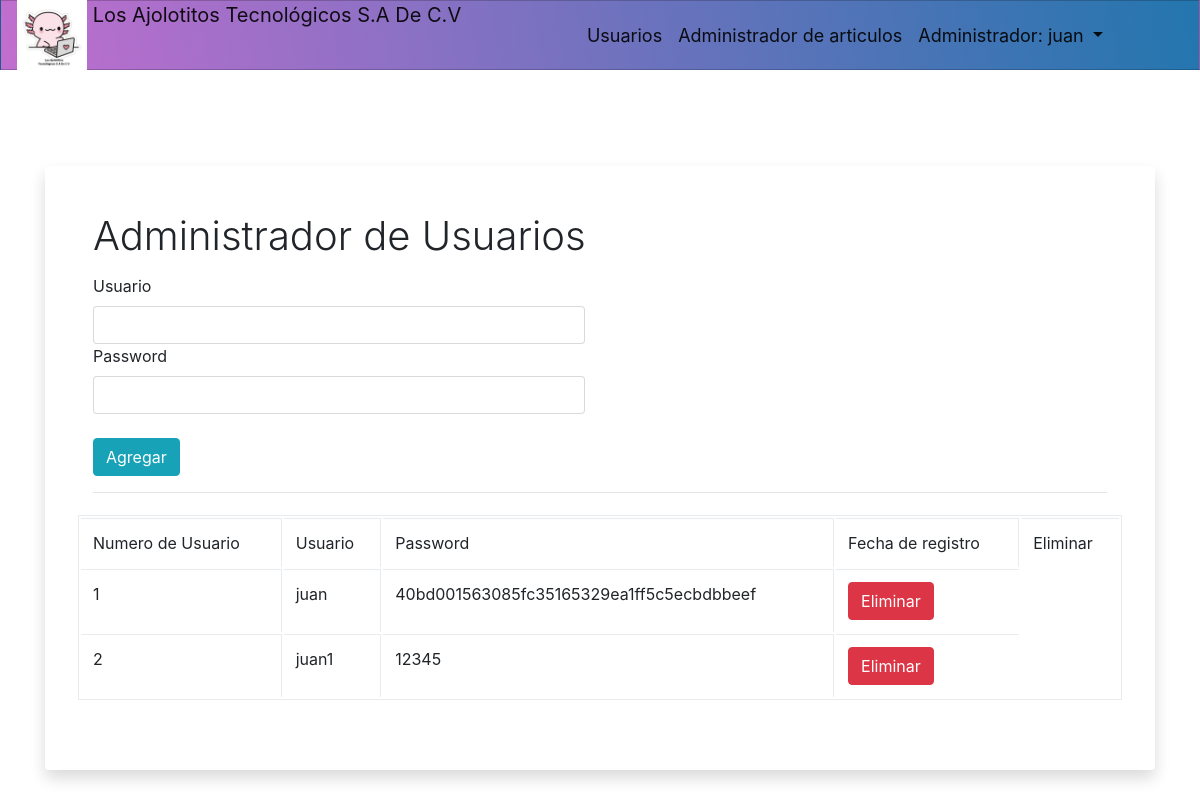
The page /administrador/vistas/usuarios.php (signed in) on the database its author committed.
### tables this page shows
CREATE TABLE `t_usuarios` (
  `id` int(11) NOT NULL,
  `usuario` varchar(255) DEFAULT NULL,
  `password` varchar(255) DEFAULT NULL,
  `fecha` date NOT NULL DEFAULT current_timestamp()
);

### administrador/clases/metodosCrud.php (called while the page is built)
<?php
class metodos{
    public function mostrarDatos($sql){
        $c= new conectar();
        $conexion=$c->conexion();
        $result=mysqli_query($conexion,$sql);
        return mysqli_fetch_all($result,MYSQLI_ASSOC);
    }
}

### administrador/vistas/usuarios.php (the view, shortened to what this page needs)
<?php session_start();
require_once "../clases/metodosCrud.php";
if (isset($_SESSION['usuario'])) {
?>
<?php include "header.php"; ?>
    <div class="container">
        <div class="card border-0 shadow my-5">
            <div class="card-body p-5">
                <h1 class="font-weight-light">Administrador de Usuarios</h1>
                <p class="lead">
                    <div class="row">
                        <div class="col">
                            <form action="procesos/insertar.php" method="POST">
                                <div class="row">
                                    <div class="col-sm-6">
                                        <label for="gasto">Usuario</label>
                                        <input type="text" require class="form-control" name="gasto" required>
                                        <label for="gasto">Password</label>
                                        <input type="password" require class="form-control" name="concepto" required>
                                        <br>
                                        <button class="btn btn-info">Agregar</button>
                                    </div>
                                </div>
                            </form>
                        </div>
                    </div>
                    <hr>
                    <div class="row">
                    <table class="table table-hover table-condensed table-bordered" id="iddatatable">
                        <tr>
                                <td>Numero de Usuario</td>
                                <td>Usuario</td>
                                <td>Password</td>
                                <td>Fecha de registro</td>
                                <td>Eliminar</td>
                            </tr>
                                <?php
                                    $obj= new metodos();
                                    $sql="SELECT id,
                                    usuario,
                                    password ,fecha
                                    FROM t_usuarios";
                                    $datos=$obj->mostrarDatos($sql);
                                    foreach ($datos as $key){
                                ?>
                            <tr>
                                <td><?php echo $key ['id'];?></td>
                                <td><?php echo $key ['usuario'];?></td>
                                <td><?php echo $key ['password'];?></td>
                                <td><a href="procesos/eliminar.php?id=<?php echo $key['id']?>"><button class="btn btn-danger">Eliminar</button></a></td>
                            </tr>
                                <?php
                                    }
                                ?>
                        </table>
                    </div>
                </p>
            </div>
        </div>
    </div>
<?php
}else{
    header("location:../vistas/usuarios.php");
}
?>

### administrador/css/navbar.css (style rules this page uses)
* { box-sizing: border-box; padding: 0; margin: 0; }
body { font-family: "Josefin Sans", sans-serif; }

### rows shown on the page
t_usuarios: id "1", usuario "juan", password "40bd001563085fc35165329ea1ff5c5ecbdbbeef"
t_usuarios: id "2", usuario "juan1", password "12345"

### other values the page prints
$_SESSION['usuario'] "juan"
